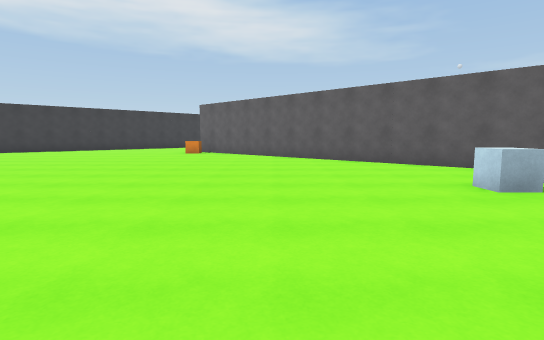
View 1 (above)

17 first-person views from a walk through a Unity game level. The camera is 1.3 m above the floor, tilts 6° down and sees 80° across. The floor is counted in squares, 2 m on a side. Each view is taken from the middle of a square. On the plan, view 1 faces up. The plan holds only what a view shows up to about 10 squares ahead; the rest is blank. The place goes on beyond the plan.

View 2
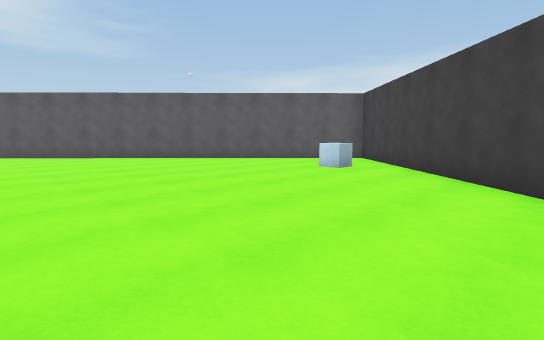

View 3
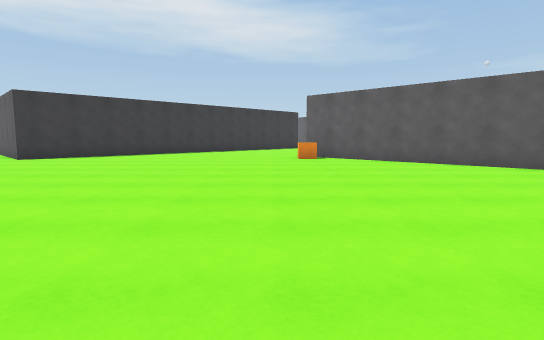

View 4
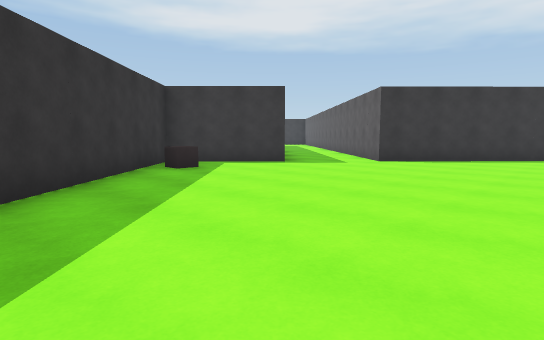

View 5
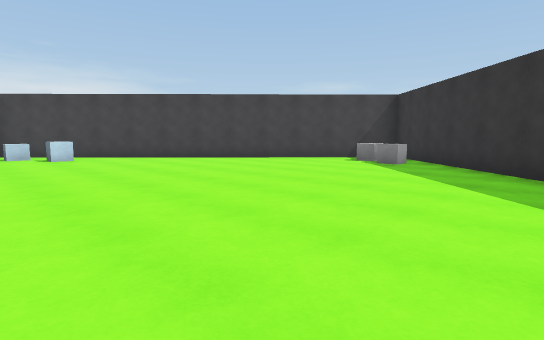

View 6
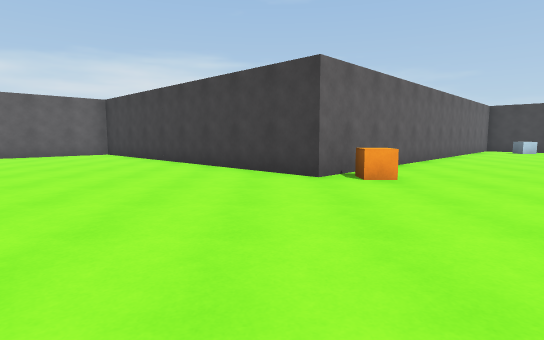

View 7
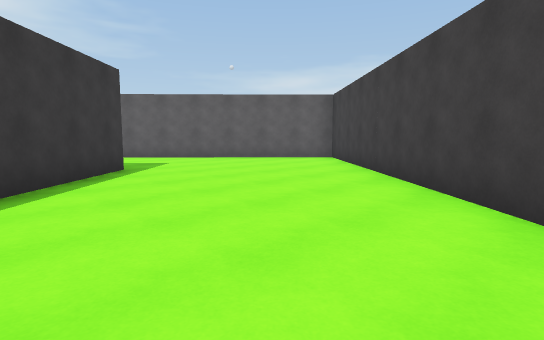

View 8
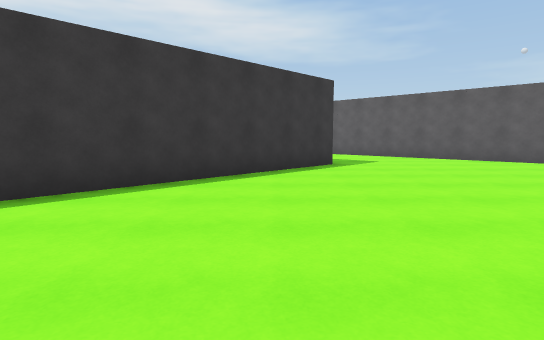

View 9
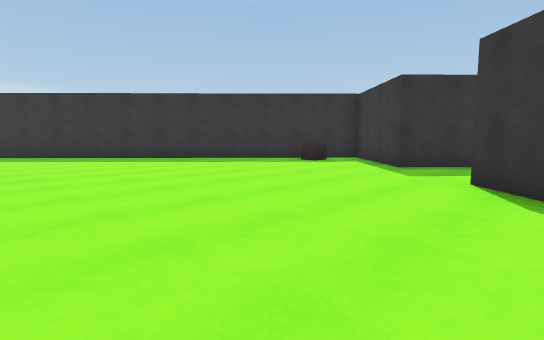

View 10
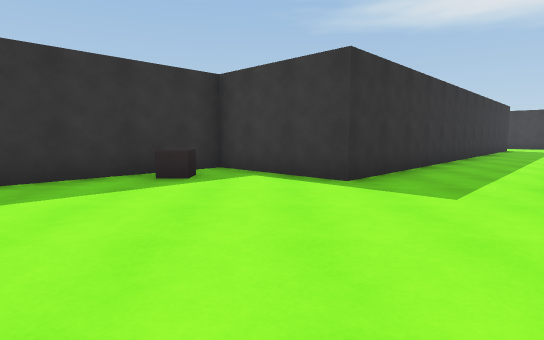

View 11
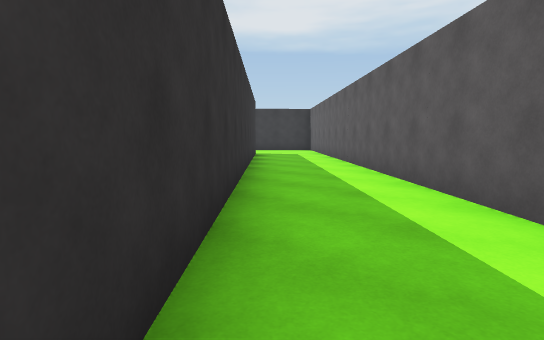

View 12
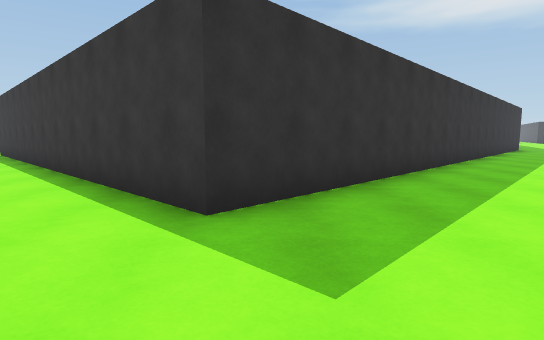

View 13
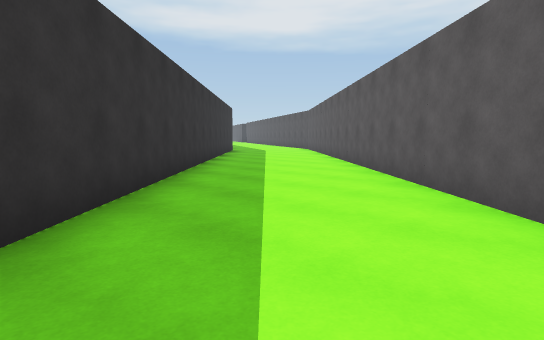

View 14
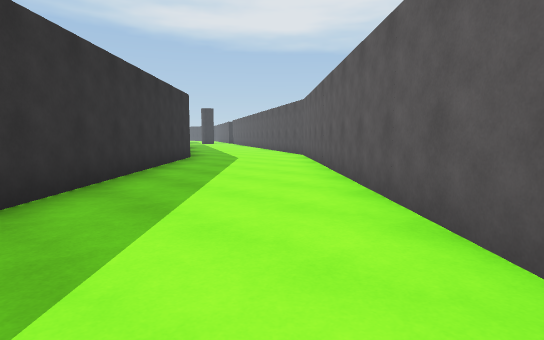

View 15
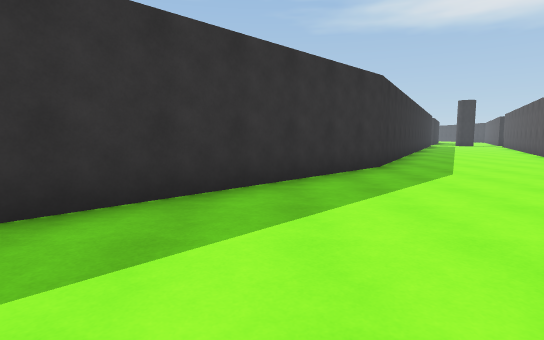

View 16
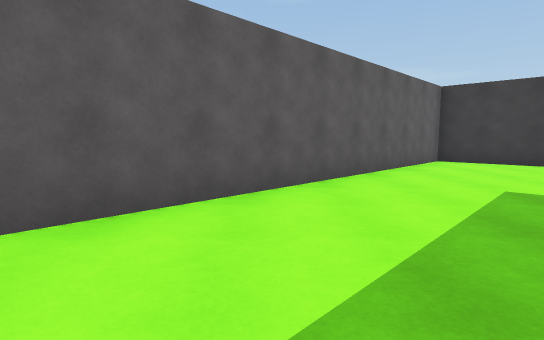

View 17
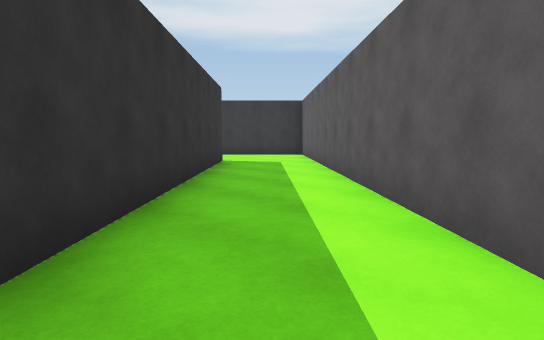

### Floor plan
Points are (right, up) in squares from view 1. A wall is a line through its corners. A room is listed if a view was taken in it or the views show most of it. See-through windows are left out.
Room 1 (views 1, 2, 3, 4, 5, 6, 7, 8, 9, 10, 11, 12, 13, 14, 15, 17)
walls: (-5.1, 22.9) (-2.6, 20.5) (-10.9, 11.8) (-21.2, 21.8); (5.6, 5.1) (-2.9, 13.3) (3.3, 19.7) (-11.9, 34.5); (-2.5, -3.5) (5.5, 4.7); (-21.6, 18.7) (-12.6, 10.1) (-14.7, 7.9) (-2.9, -3.5)
ways out: opening at (-8, 29) to room 2
objects: cube (-13, 7) to (-13, 8); grey cube (-3, -2); orange cube (-3, 12); cube (3, 4); cube (4, 4) to (4, 5)
Room 2 (view 16)
walls: (-14.9, 32.3) (-5.1, 22.9); (-18.1, 34.1) (-14.7, 32.2)
ways out: opening at (-8, 29) to room 1

Positions as (right, up) in squares from view 1, and headings:
1: (0, 0), facing up
2: (-3, 0), facing up-right
3: (-4, 3), facing up
4: (-7, 4), facing up-left
5: (-7, 6), facing down-right
6: (-8, 14), facing right
7: (-5, 14), facing up-right
8: (-4, 13), facing up
9: (-6, 13), facing down-left
10: (-8, 9), facing left
11: (-13, 11), facing up-left
12: (0, 21), facing left
13: (-3, 23), facing up-left
14: (-6, 27), facing up-left
15: (-8, 30), facing left
16: (-5, 24), facing right
17: (-15, 14), facing up-left
